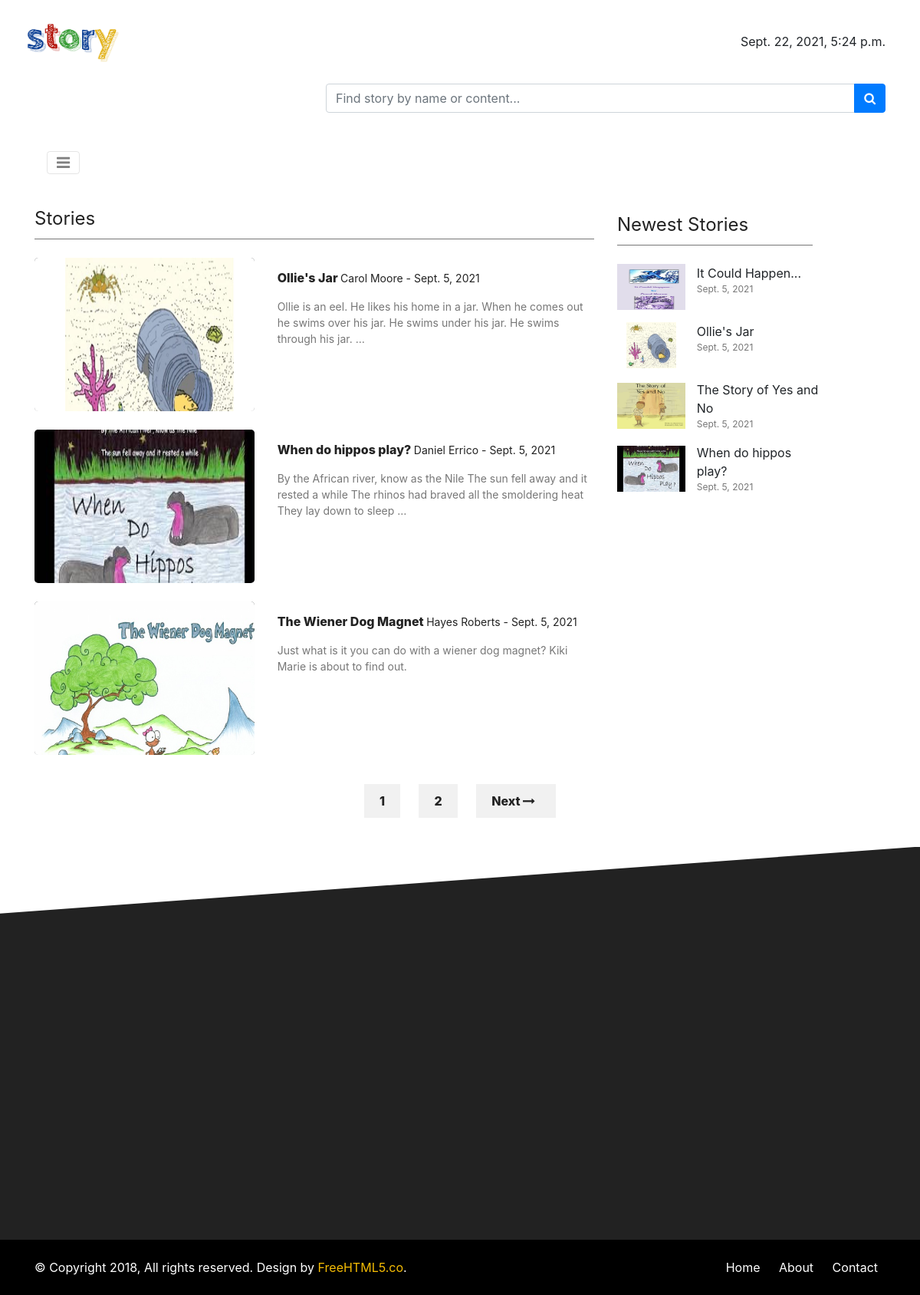
/category.html/1/, run on the app's committed database.
### stories/models.py (models this page shows, shortened)
class Story(models.Model):
    category = models.ForeignKey(Category, on_delete=models.PROTECT)
    name = models.CharField(max_length=250, unique=True)
    author = models.CharField(max_length=250)
    url = models.URLField(null=True)
    content = RichTextUploadingField()
    public_day = models.DateField(default=datetime.date.today)
    image = models.ImageField(upload_to="stories/images", default="stories/images/default.jpg")

### stories/views.py (the view)
# urls.py: path('category.html/<int:pk>/', views.category, name='category.html'),
def category(request, pk):
    story_list = Story.objects.filter(category=pk).order_by("-id")
    for story in story_list:
        story.content = re.sub('<[^<]+?>', '', story.content)
    page = request.GET.get('page', 1)  # trang bắt đầu
    paginator = Paginator(story_list, 3)  # số story/trang
    try:
        stories = paginator.page(page)
    except PageNotAnInteger:
        stories = paginator.page(1)
    except EmptyPage:
        stories = paginator.page(paginator.num_pages)
    context = {'stories': stories, 'pk': pk}
    return render(request, "stories/category.html", context)

### stories/context_processors.py (called while the page is built)
def stories_processor(request):
    return {
        'now': now,
        'today': now,
        'd1': d1,
        'story_list': story_list,
        'newest': newest,
        'next_4_newest': next_4_newest,
        'newest_4': newest_4,
        'most_viewed_stories': most_viewed_stories,
    }

### stories/templates/stories/category.html (shortened to what this page needs)
{% extends 'stories/base.html' %}
{% load static %}
{% block content %}
<div class="container-fluid pb-4 pt-4 paddding">
    <div class="container paddding">
        <div class="row mx-0">
            <div class="col-md-8 animate-box" data-animate-effect="fadeInLeft">
                <div>
                    <div class="fh5co_heading fh5co_heading_border_bottom py-2 mb-4">Stories</div>
                </div>
                {% if stories %}
                {% for story in stories %}
                <div class="row pb-4">
                    <div class="col-md-5">
                        <div class="fh5co_hover_news_img">
                            <div class="fh5co_news_img"><img src="{{ story.image.url }}" alt="{{ story.name }}"/></div>
                        </div>
                    </div>
                    <div class="col-md-7">
                        <a href="{% url 'stories:story.html' story.id %}" class="fh5co_magna py-2"> {{ story.name }} </a> <a href="#" class="fh5co_mini_time py-3">
                        {{ story.author }} - {{ story.public_day }} </a>
                        <div class="fh5co_consectetur"> {{ story.content|truncatewords:30 }}
                        </div>
                    </div>
                </div>
                {% endfor %}
                {% endif %}
            </div>
            <div class="col-md-3 animate-box" data-animate-effect="fadeInRight">
                <div>
                    <div class="fh5co_heading fh5co_heading_border_bottom pt-3 py-2 mb-4">Newest Stories</div>
                </div>
                {% for story in newest_4 %}
                <div class="row pb-3">
                    <div class="col-5 align-self-center">
                        <img src='{{ story.image.url }}' alt="{{ story.name }}" class="fh5co_most_trading img-fluid"/>
                    </div>
                    <div class="col-7 paddding">
                        <div class="most_fh5co_treding_font"> {{ story.name }}</div>
                        <div class="most_fh5co_treding_font_123"> {{ story.public_day }}</div>
                    </div>
                </div>
                {% endfor %}
            </div>
        </div>
        <div class="row mx-0">
            <div class="col-12 text-center pb-4 pt-4">
            {% if stories.has_other_pages %}
                {% for i in stories.paginator.page_range %}
                    {% if stories.number == i %}
                        <a href="?page={{ i }}" class="btn_pagging active">{{i}}</a>
                    {% else %}
                        <a href="?page={{ i }}" class="btn_pagging">{{i}}</a>
                    {% endif %}
                {% endfor %}
                {% if stories.has_next %}
                    <a href="?page={{ stories.next_page_number }}" class="btn_mange_pagging">Next <i class="fa fa-long-arrow-right"></i>&nbsp;&nbsp; </a>
                {% else %}
                    <div class="disabled"><span></span></div>
                {% endif %}
            {% endif %}
            </div>
        </div>
    </div>
</div>
{% endblock content %}

### stories/static/stories/css/style_1.css (style rules this page uses)
a,a:hover { color:#f5bc04 }
.paddding { padding-left:0 !important;padding-right:0 !important }
.fh5co_heading { font-size:20px;color:#424040 }
.fh5co_heading_border_bottom { border-bottom:1px solid #777 }
.fh5co_news_img { height:200px;-webkit-border-radius:5px;-moz-border-radius:5px;-ms-border-radius:5px;border-radius:5px;overflow:hidden;position:relative;top:0;-webkit-box-shadow:inset 0 2px 3px 1px;-moz-box-shadow:inset 0 2px 3px 1px;-o-box-shadow:inset 0 2px 3px 1px;box-shadow:inset 0 2px 3px 1px;-moz-transition:all all 0.5s ease;-o-transition:all all 0.5s ease;-webkit-transition:all all 0.5s ease;-ms-transition:all all 0.5s ease;transition:all all 0.5s ease }
.fh5co_news_img>img { height:260px;min-width:100% }
.fh5co_magna { font-size:16px;color:#222 !important;font-weight:800 }
.fh5co_mini_time { font-size:14px;color:#222;display:inline-block }
.fh5co_consectetur { font-size:14px;color:#777 }
.fh5co_most_trading { height:60px;width:100% }
.most_fh5co_treding_font_123 { font-size:12px;color:#777 }
.btn_mange_pagging { background:#f1f1f1;padding:12px 20px;color:#222 !important;font-weight:800;margin:0 10px;-moz-transition:all .5s ease;-o-transition:all .5s ease;-webkit-transition:all .5s ease;-ms-transition:all .5s ease;transition:all .5s ease }
.btn_pagging { background:#f1f1f1 !important;color:#222;padding:12px 20px !important;font-weight:800;margin:0 10px;-moz-transition:all .5s ease;-o-transition:all .5s ease;-webkit-transition:all .5s ease;-ms-transition:all .5s ease;transition:all .5s ease }
.fh5co_heading { font-size:24px;color:#222 }
.js .animate-box { opacity:0 }
img { max-width: 300px !important; }

### data on the page
Story: image (picture), name "Ollie's Jar", author "Carol Moore", public_day "Sept. 5, 2021", content "Ollie is an eel. He likes his home in a jar. When he comes out he swims over his jar. He swims under his jar. He swims through his jar. …"
Story: image (picture), name "When do hippos play?", author "Daniel Errico", public_day "Sept. 5, 2021", content "By the African river, know as the Nile The sun fell away and it rested a while The rhinos had braved all the smoldering heat They lay down to sleep …"
Story: image (picture), name "The Wiener Dog Magnet", author "Hayes Roberts", public_day "Sept. 5, 2021", content "Just what is it you can do with a wiener dog magnet? Kiki Marie is about to find out."
Story: image (picture), name "It Could Happen...", public_day "Sept. 5, 2021"
Story: image (picture), name "The Story of Yes and No", public_day "Sept. 5, 2021"

### other printed values
{{ today }} "Sept. 22, 2021, 5:24 p.m."
{{ i }} "1"
{{ i }} "2"
